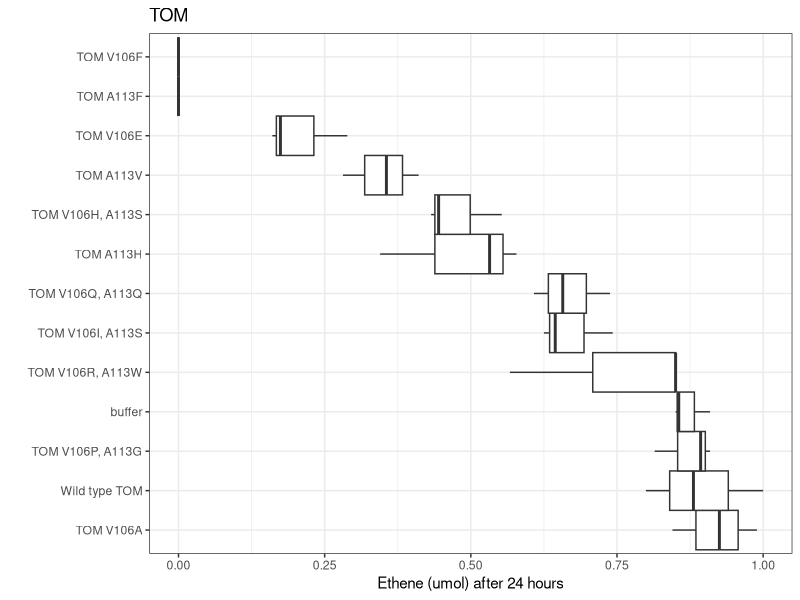

R code for this plot: (Note: this script raises an error after producing the figure.)
#r script for graphing TMO variants
d=read.csv('variants.csv')
d$Percent = d$Eth / max(d$Eth) * 100
d$eth.umol =  d$Eth / max(d$Eth)
d$Strain2 = reorder(d$Strain, -d$Eth)

library(ggplot2)
ggplot(d, aes(Strain2,eth.umol)) + 
geom_boxplot(width=1, ) + coord_flip() + 
labs(title="TOM",x="", y="Ethene (umol) after 24 hours") + 
scale_fill_brewer("Mutant sidechains", palette="Set1") + 
theme_bw() + 
ggsave('variants.png',width=7,height=4)
